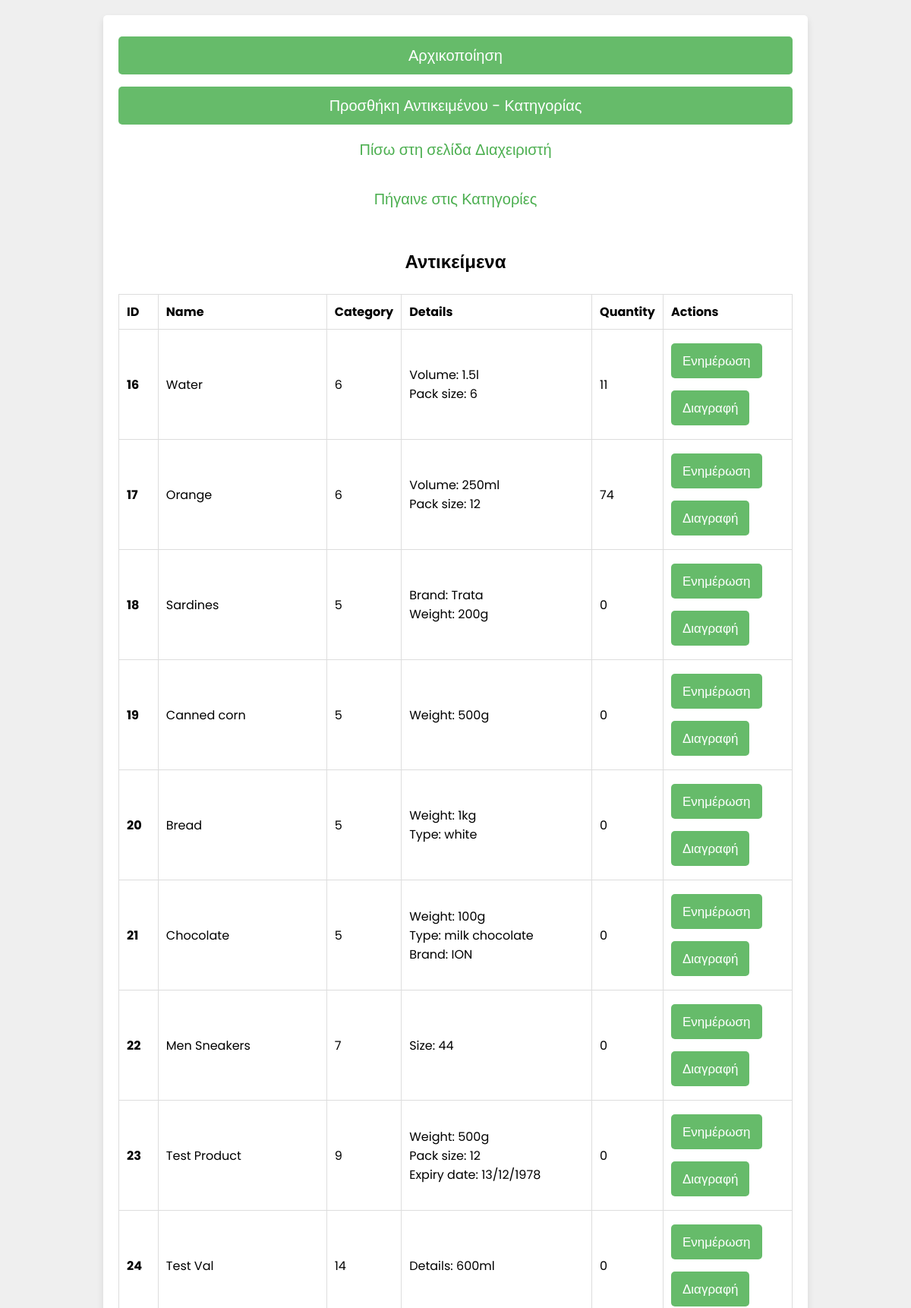
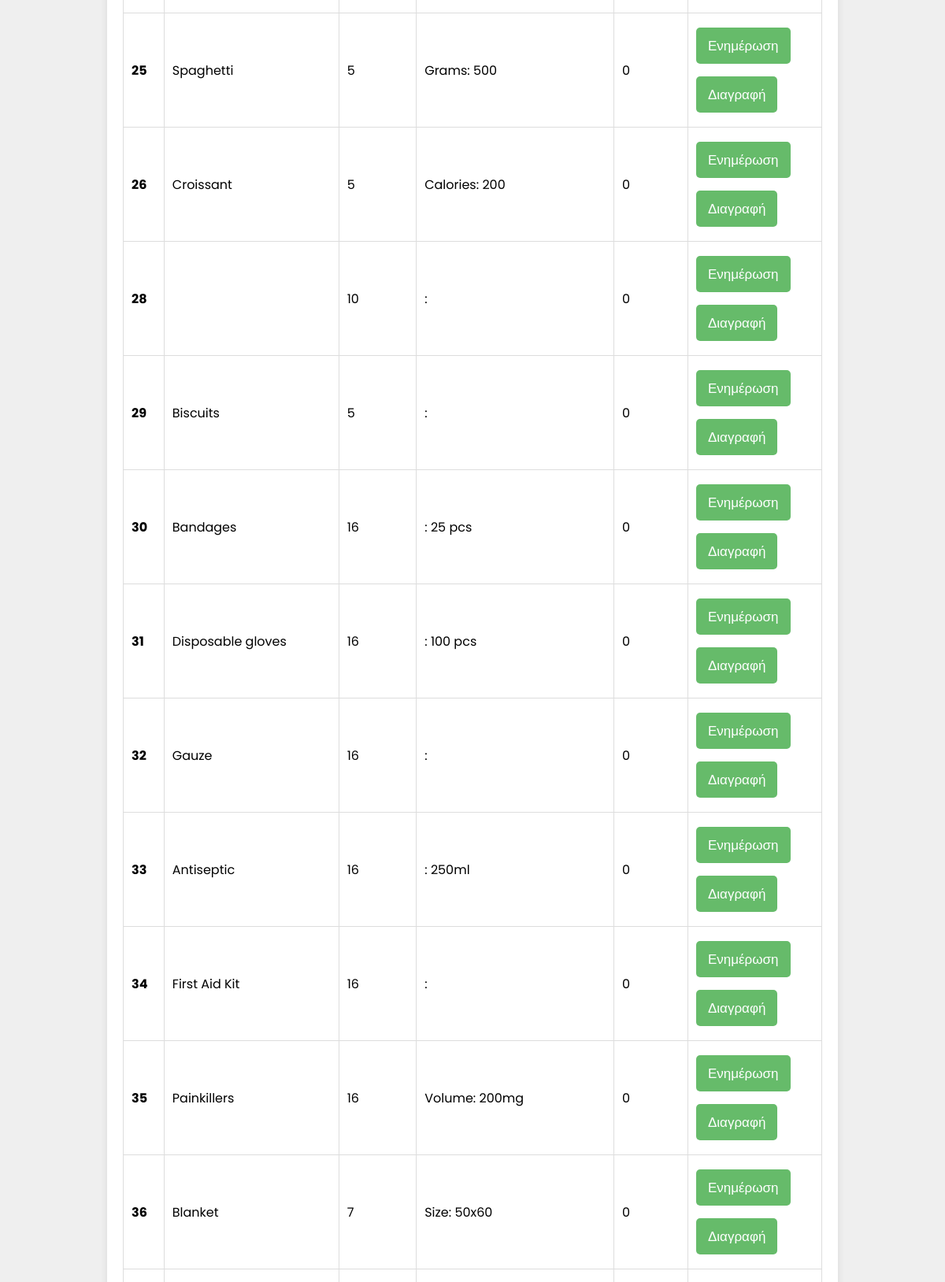
Screenshot of /manage_database.php (signed in, upper part) with the database file from the repository (2 pictures, top to bottom).
### tables this page shows
CREATE TABLE `items` (
  `id` int(255) NOT NULL,
  `name` varchar(255) NOT NULL,
  `category` int(255) NOT NULL,
  `details` longtext NOT NULL,
  `quantity` int(255) NOT NULL
);

### manage_database.php (the view, shortened to what this page needs)
<?php
@include 'config.php';
?>
<!DOCTYPE html>
<html lang="el">
<head>
    <link rel="stylesheet" href="css/style.css">
</head>
<body>
    <div class="form-container">
        <form id="initialize_form" action="" method="post">
            <input type="button" id="initialize_button" class="form-btn" value="Αρχικοποίηση" onclick="confirmInitialization();"><br>
            <input type="button" id="j_button" class="form-btn" onclick="window.location.href = 'add_to_database.php'" value="Προσθήκη Αντικειμένου - Κατηγορίας"><br>
            <p><a href="admin_page.php">Πίσω στη σελίδα Διαχειριστή</a></p><br>
            <p><a id="link" href="#categories_target">Πήγαινε στις Κατηγορίες</a></p>
            <br><br>
            <h2>Αντικείμενα</h2><br>
            <table class="table" id="jsonItemsTable">
                <thead>
                    <tr>
                        <th scope="col">ID</th>
                        <th scope="col">Name</th>
                        <th scope="col">Category</th>
                        <th scope="col">Details</th>
                        <th scope="col">Quantity</th>
                        <th scope="col">Actions</th>
                    </tr>
                </thead>
                <tbody>
                    <?php
                    $result = mysqli_query($conn, "SELECT * FROM items");
                    if ($result) {
                        while ($row = mysqli_fetch_assoc($result)) {
                            $details_array = json_decode($row['details'], true);
                            $details_formatted = "";
                            foreach ($details_array as $detail) {
                                $details_formatted .= ucfirst($detail['detail_name']) . ': ' . $detail['detail_value'] . '<br>';
                            }
                            echo '<tr>
                                <th scope="row">'.$row['id'].'</th>
                                <td>'.$row['name'].'</td>
                                <td>'.$row['category'].'</td>
                                <td>'.$details_formatted.'</td>
                                <td>'.$row['quantity'].'</td>
                                <td>
                                <button class="update-btn form-btn"><a href="update.php?updateid='.$row['id'].'&is_a=item">Ενημέρωση</a></button>
                                <button class="delete-btn form-btn"><a href="delete.php?deleteid='.$row['id'].'&is_a=item">Διαγραφή</a></button>
                                </td>
                            </tr>';
                        }
                    }
                    ?>
                </tbody>
            </table>
            <br>
            <div id="categories_target"></div><br>
            <br>
            <h2>Κατηγορίες</h2><br>
        </form>
    </div>
</body>
</html>

### css/style.css (style rules this page uses)
html { scroll-behavior: smooth; font-size: 16px; }
* { font-family: 'Poppins', sans-serif; margin: 0; padding: 0; box-sizing: border-box; outline: none; border: none; text-decoration: none; }
.form-container { min-height: 100vh; display: flex; align-items: center; justify-content: center; padding: 1.25rem; padding-bottom: 3.75rem; background: #efefef; }
.form-container form { padding: 1.25rem; border-radius: 0.3125rem; box-shadow: 0 0.3125rem 0.625rem rgba(0, 0, 0, .1); background: #FFF; text-align: center; max-width: 80%; width: 100%; }
.form-container form input, .form-container form select, .form-container form textarea { width: 100%; padding: 0.625rem 0.9375rem; font-size: 1.0625rem; margin: 0.5rem 0; background: #E0F7FA; border-radius: 0.3125rem; }
.form-container form .form-btn { background: #66BB6A; color: #FFF; text-transform: capitalize; font-size: 1.25rem; cursor: pointer; }
.form-container form p { margin-top: 0.625rem; font-size: 1.25rem; color: #333; }
.form-container form p a { color: #4CAF50; }
table { width: 100%; border-collapse: collapse; }
th, td { padding: 0.625rem; border: 0.0625rem solid #ddd; text-align: left; }
.form-container form button.form-btn { width: fit-content; padding: 0.625rem 0.9375rem; font-size: 1.0625rem; margin: 0.5rem 0; background: #66BB6A; color: #FFF; border-radius: 0.3125rem; }
button { width: fit-content; padding: 0.5rem 0.75rem; margin: 0.5rem 0; background: #66BB6A; color: #FFF; border-radius: 0.3125rem; }
.update-btn, .delete-btn { background: #66BB6A; color: #FFF; border: none; padding: 0.5rem 0.75rem; cursor: pointer; border-radius: 0.3125rem; }
.update-btn a, .delete-btn a { color: #FFF; text-decoration: none; }

### rows the page displays
items: id "16", name "Water", category "6", detail_name "Volume", detail_value "1.5l", detail_name "Pack size", detail_value "6", quantity "11"
items: id "17", name "Orange", category "6", detail_name "Volume", detail_value "250ml", detail_name "Pack size", detail_value "12", quantity "74"
items: id "18", name "Sardines", category "5", detail_name "Brand", detail_value "Trata", detail_name "Weight", detail_value "200g", quantity "0"
items: id "19", name "Canned corn", category "5", detail_name "Weight", detail_value "500g", quantity "0"
items: id "20", name "Bread", category "5", detail_name "Weight", detail_value "1kg", detail_name "Type", detail_value "white", quantity "0"
items: id "21", name "Chocolate", category "5", detail_name "Weight", detail_value "100g", detail_name "Type", detail_value "milk chocolate", detail_name "Brand", detail_value "ION", quantity "0"
items: id "22", name "Men Sneakers", category "7", detail_name "Size", detail_value "44", quantity "0"
items: id "23", name "Test Product", category "9", detail_name "Weight", detail_value "500g", detail_name "Pack size", detail_value "12", detail_name "Expiry date", detail_value "13/12/1978", quantity "0"
items: id "24", name "Test Val", category "14", detail_name "Details", detail_value "600ml", quantity "0"
items: id "25", name "Spaghetti", category "5", detail_name "Grams", detail_value "500", quantity "0"
items: id "26", name "Croissant", category "5", detail_name "Calories", detail_value "200", quantity "0"
items: id "28", category "10", quantity "0"
items: id "29", name "Biscuits", category "5", quantity "0"
items: id "30", name "Bandages", category "16", detail_value "25 pcs", quantity "0"
items: id "31", name "Disposable gloves", category "16", detail_value "100 pcs", quantity "0"
items: id "32", name "Gauze", category "16", quantity "0"
items: id "33", name "Antiseptic", category "16", detail_value "250ml", quantity "0"
items: id "34", name "First Aid Kit", category "16", quantity "0"
items: id "35", name "Painkillers", category "16", detail_name "Volume", detail_value "200mg", quantity "0"
items: id "36", name "Blanket", category "7", detail_name "Size", detail_value "50x60", quantity "0"
